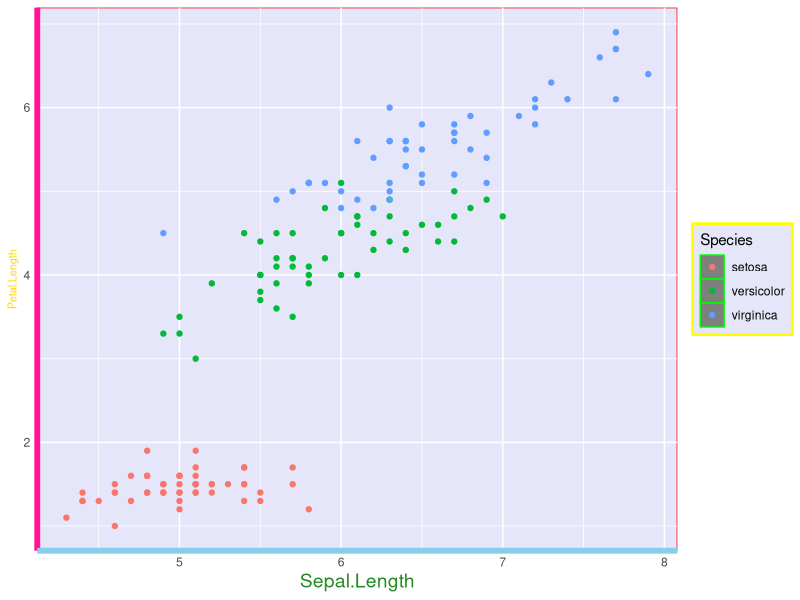

Source code (R):
## ---- chunk 1
library(knitr)
knitr::opts_chunk$set(warning = FALSE, message = FALSE)
## ---- chunk 2
library(tidyverse)
iris.box <- ggplot(iris, aes(x=Species,y=Sepal.Length)) +
  geom_boxplot()
iris.hist <- ggplot(iris, aes(x=Sepal.Length)) +
  geom_histogram()
iris.scatter <- ggplot(iris, aes(x=Sepal.Length, y=Petal.Length, colour=Species)) +
  geom_point()
## ---- chunk 3
iris.scatter + theme(panel.background = element_rect(fill="lavender", colour="red"), legend.background = element_rect(fill="lavender", colour="yellow", size=1), legend.key = element_rect(fill = "gray50", colour = "green", size = 0.5)) +
  theme(axis.line.x = element_line(colour = "skyblue", size=2), axis.line.y = element_line(colour="deeppink", size = 2), axis.title.x = element_text(colour="forestgreen", size=14), axis.title.y = element_text(colour = "gold", size=8), axis.ticks = element_blank())
